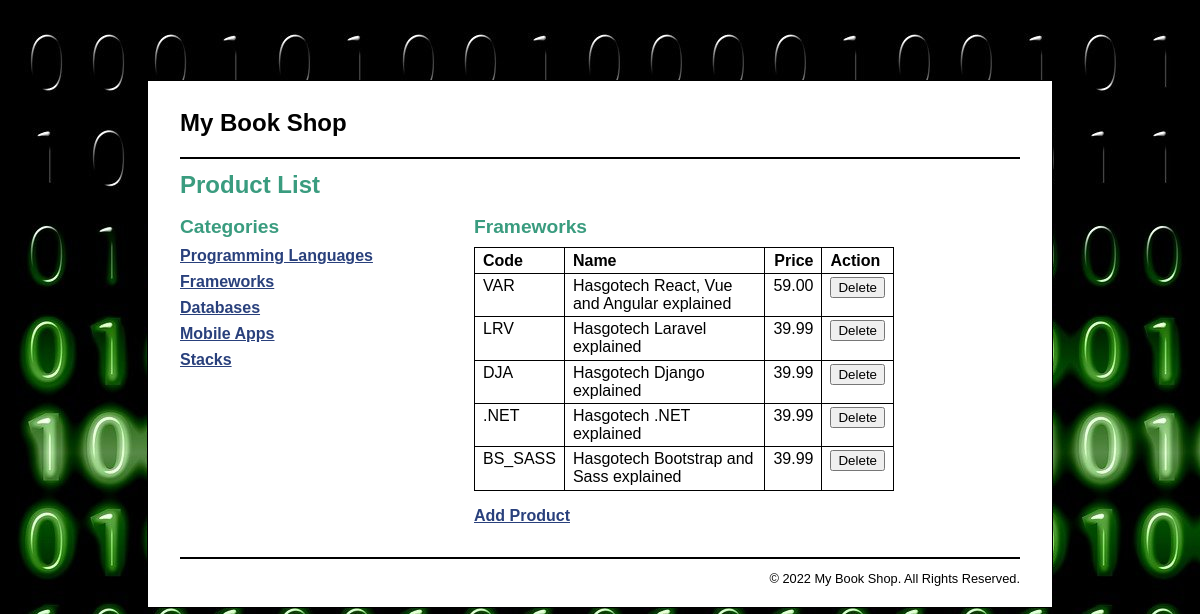
The page /product_manager/index.php?category_id=2 on the database its author committed.
### tables this page shows
CREATE TABLE categories (
  categoryID       INT(11)        NOT NULL   AUTO_INCREMENT,
  categoryName     VARCHAR(255)   NOT NULL,
  PRIMARY KEY (categoryID)
);

CREATE TABLE products (
  productID        INT(11)        NOT NULL   AUTO_INCREMENT,
  categoryID       INT(11)        NOT NULL,
  productCode      VARCHAR(10)    NOT NULL   UNIQUE,
  productName      VARCHAR(255)   NOT NULL,
  listPrice        DECIMAL(10,2)  NOT NULL,
  PRIMARY KEY (productID)
);

### model/category_db.php (called while the page is built, shortened)
<?php
function get_categories() {
    global $db;
    $query = 'SELECT * FROM categories
              ORDER BY categoryID';
    $statement = $db->prepare($query);
    $statement->execute();
    $categories = $statement->fetchAll();
    return $categories;
}
function get_category_name($category_id) {
    global $db;
    $query = 'SELECT * FROM categories
              WHERE categoryID = :category_id';
    $statement = $db->prepare($query);
    $statement->bindValue(':category_id', $category_id);
    $statement->execute();
    $category = $statement->fetch();
    $category_name = $category['categoryName'];
    return $category_name;
}
?>

### model/product_db.php (called while the page is built, shortened)
<?php
function get_products_by_category($category_id) {
    global $db;
    $query = 'SELECT * FROM products
              WHERE products.categoryID = :category_id
              ORDER BY productID';
    $statement = $db->prepare($query);
    $statement->bindValue(":category_id", $category_id);
    $statement->execute();
    $products = $statement->fetchAll();
    return $products;
}
?>

### product_manager/product_list.php (the view, shortened to what this page needs)
<?php include '../view/header.php'; ?>
<main>
    <h1>Product List</h1>
    <aside>
        <h2>Categories</h2>
        <nav>
        <ul>
        <?php foreach ($categories as $category) : ?>
            <li>
            <a href="?category_id=<?php echo $category['categoryID']; ?>">
                <?php echo $category['categoryName']; ?>
            </a>
            </li>
        <?php endforeach; ?>
        </ul>
        </nav>
    </aside>
    <section>
        <h2><?php echo $category_name; ?></h2>
        <table>
            <tr>
                <th>Code</th>
                <th>Name</th>
                <th class="right">Price</th>
                <th>Action</th>
            </tr>
            <?php foreach ($products as $product) : ?>
            <tr>
                <td><?php echo $product['productCode']; ?></td>
                <td><?php echo $product['productName']; ?></td>
                <td class="right"><?php echo $product['listPrice']; ?></td>
                <td><form action="." method="post">
                    <input type="submit" value="Delete">
                </form></td>
            </tr>
            <?php endforeach; ?>
        </table>
        <p class="last_paragraph">
            <a href="?action=show_add_form">Add Product</a>
        </p>
    </section>
</main>
<?php include '../view/footer.php'; ?>

### main.css (style rules this page uses)
html { background-image: url(images/binary-code-475664_1280.jpg); }
body { margin-top: 5em; font-family: Arial, Helvetica, sans-serif; width: 70%; margin: 5em auto; background-color: white; border: 1px solid black; padding: 0.5em 2em; }
aside { float: left; width: 35%; }
section { float: left; width: 50%; }
h1 { font-size: 150%; margin: .5em 0; }
h2 { font-size: 120%; margin: .25em 0 .5em; }
h1, h2 { color: rgb(58, 156, 127); }
ul { list-style-type: none; margin: 0; padding-left: 0; padding-bottom: 1em; }
li { padding-bottom: 0.5em; }
a { color: rgb(41, 64, 124); font-weight: bold; }
table { border: 1px solid black; border-collapse: collapse; }
td, th { border: 1px double black; padding: 0.2em 0.5em 0.2em 0.5em; vertical-align: top; text-align: left; }
th:first-child, td:first-child { text-align: left; }
th:nth-child(2), td:nth-child(2) { text-align: left; }
.right { text-align: right; }
.last_paragraph { margin-bottom: 2em; }

### rows shown on the page
categories: categoryName "Programming Languages"
categories: categoryName "Frameworks"
categories: categoryName "Databases"
categories: categoryName "Mobile Apps"
categories: categoryName "Stacks"
products: productCode "VAR", productName "Hasgotech React, Vue and Angular explained", listPrice "59.00"
products: productCode "LRV", productName "Hasgotech Laravel explained", listPrice "39.99"
products: productCode "DJA", productName "Hasgotech Django explained", listPrice "39.99"
products: productCode ".NET", productName "Hasgotech .NET explained", listPrice "39.99"
products: productCode "BS_SASS", productName "Hasgotech Bootstrap and Sass explained", listPrice "39.99"
